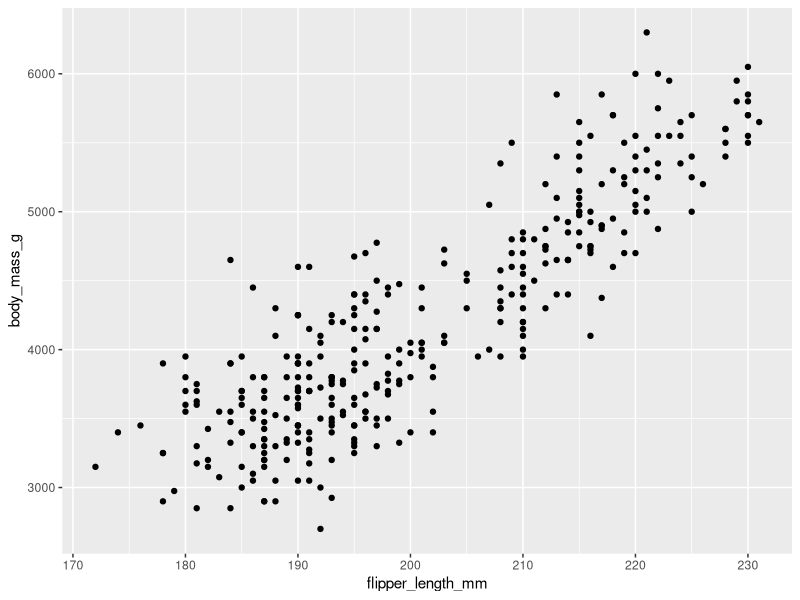
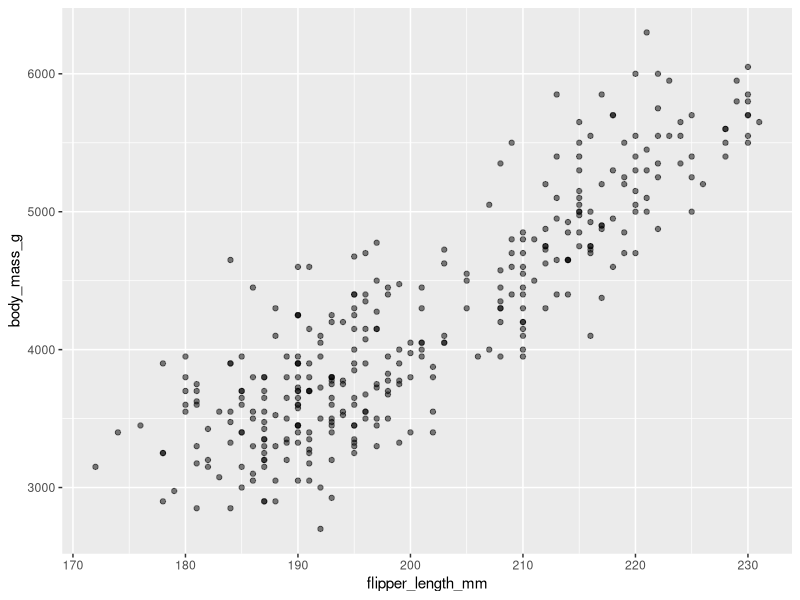
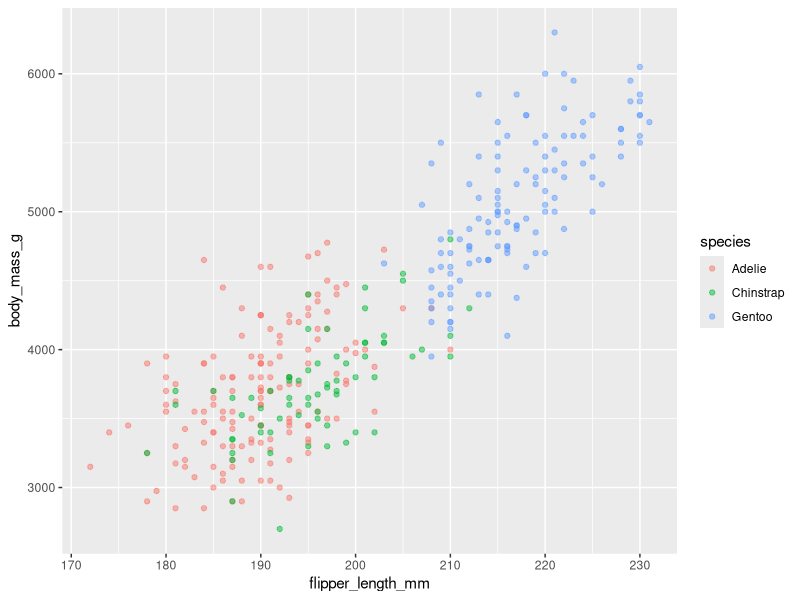
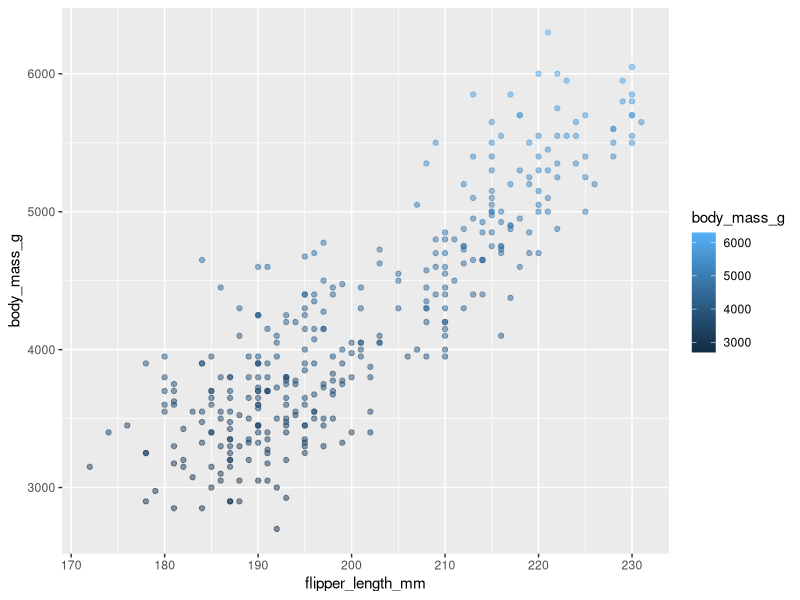
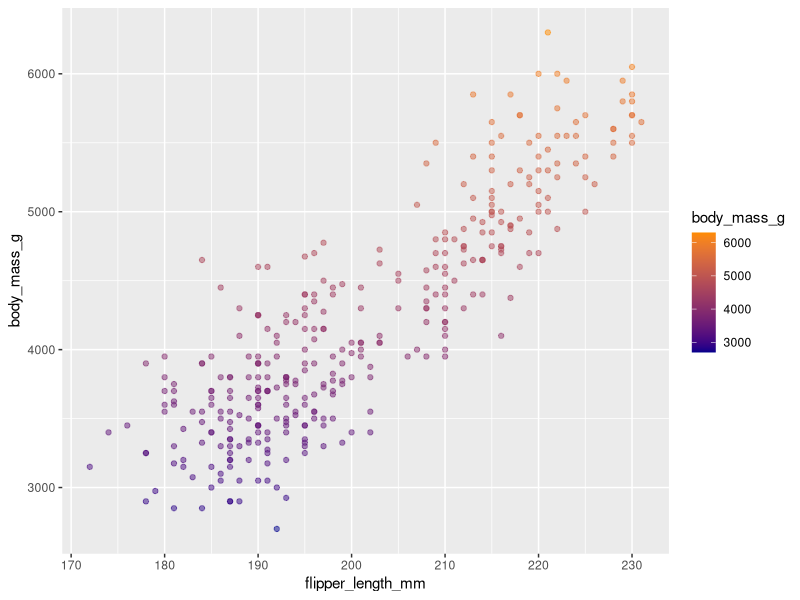
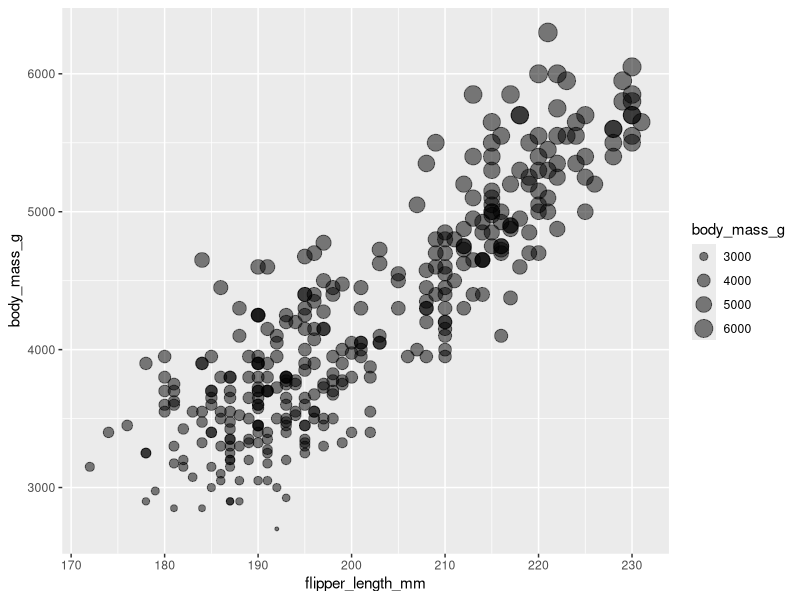
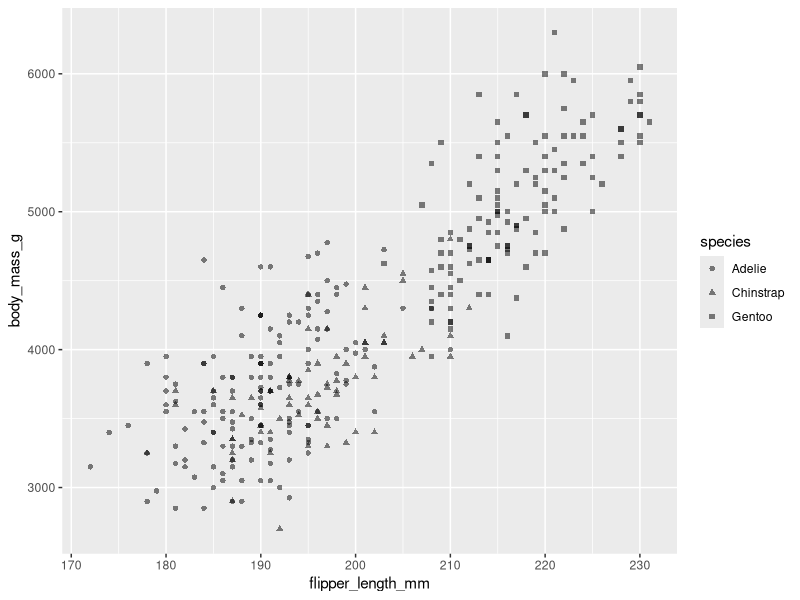
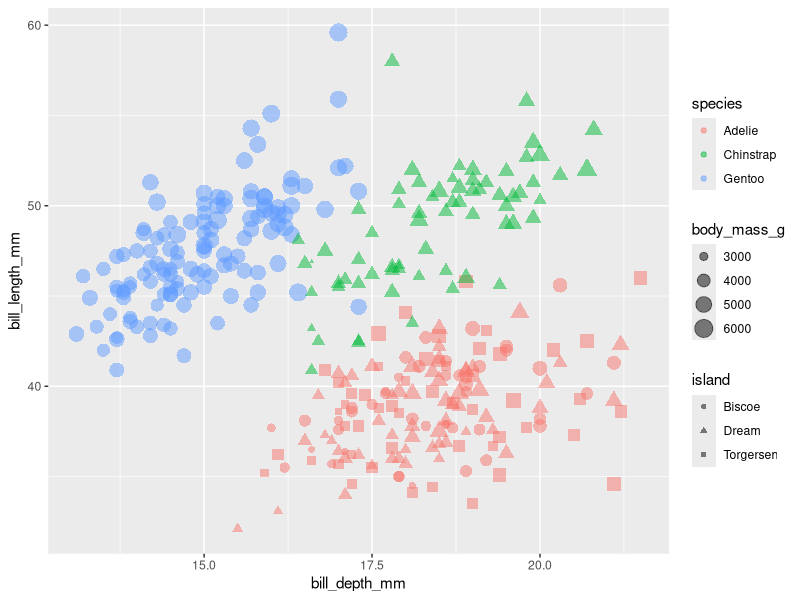

These figures' R source, in order:
## ---- chunk 1
#| include: false
knitr::opts_chunk$set(
  echo = TRUE,
  message = FALSE,
  warning = FALSE,
  fig.align = "center"
)

library(tidyverse)
library(palmerpenguins)
## ---- chunk 2
#| code-line-numbers: "2-3"
penguins |>
  ggplot(aes(x = flipper_length_mm, y = body_mass_g)) +
  geom_point()
## ---- chunk 3
#| code-line-numbers: "3"
penguins |>
  ggplot(aes(x = flipper_length_mm, y = body_mass_g)) +
  geom_point(alpha = 0.5)
## ---- chunk 4
#| code-line-numbers: "3"
penguins |>
  ggplot(aes(x = flipper_length_mm, y = body_mass_g,
             color = species)) +
  geom_point(alpha = 0.5)
## ---- chunk 5
#| code-line-numbers: "3"
penguins |>
  ggplot(aes(x = flipper_length_mm, y = body_mass_g,
             color = body_mass_g)) +
  geom_point(alpha = 0.5)
## ---- chunk 6
#| code-line-numbers: "5"
penguins |>
  ggplot(aes(x = flipper_length_mm, y = body_mass_g,
             color = body_mass_g)) +
  geom_point(alpha = 0.5) +
  scale_color_gradient(low = "darkblue", high = "darkorange")
## ---- chunk 7
#| code-line-numbers: "3"
penguins |>
  ggplot(aes(x = flipper_length_mm, y = body_mass_g,
             size = body_mass_g)) +
  geom_point(alpha = 0.5)
## ---- chunk 8
#| code-line-numbers: "3"
penguins |>
  ggplot(aes(x = flipper_length_mm, y = body_mass_g,
             shape = species)) +
  geom_point(alpha = 0.5)
## ---- chunk 9
penguins |>
  ggplot(aes(x = bill_depth_mm, y = bill_length_mm,
             color = species, shape = island, size = body_mass_g)) +
  geom_point(alpha = 0.5) 
## ---- chunk 10
#| code-line-numbers: "4"
penguins |>
  ggplot(aes(x = flipper_length_mm, y = body_mass_g)) +
  geom_point(alpha = 0.5) +
  geom_smooth(method = "lm")
## ---- chunk 11
lin_reg <- lm(body_mass_g ~ flipper_length_mm, data = penguins)

tibble(fits = fitted(lin_reg), residuals = residuals(lin_reg)) |>
  ggplot(aes(x = fits, y = residuals)) +
  geom_point(alpha = 0.5) +
  geom_hline(yintercept = 0, linetype = "dashed", color = "red")
## ---- chunk 12
#| code-line-numbers: "5"
tibble(fits = fitted(lin_reg), residuals = residuals(lin_reg)) |>
  ggplot(aes(x = fits, y = residuals)) +
  geom_point(alpha = 0.5) +
  geom_hline(yintercept = 0, linetype = "dashed", color = "red") +
  geom_smooth()
